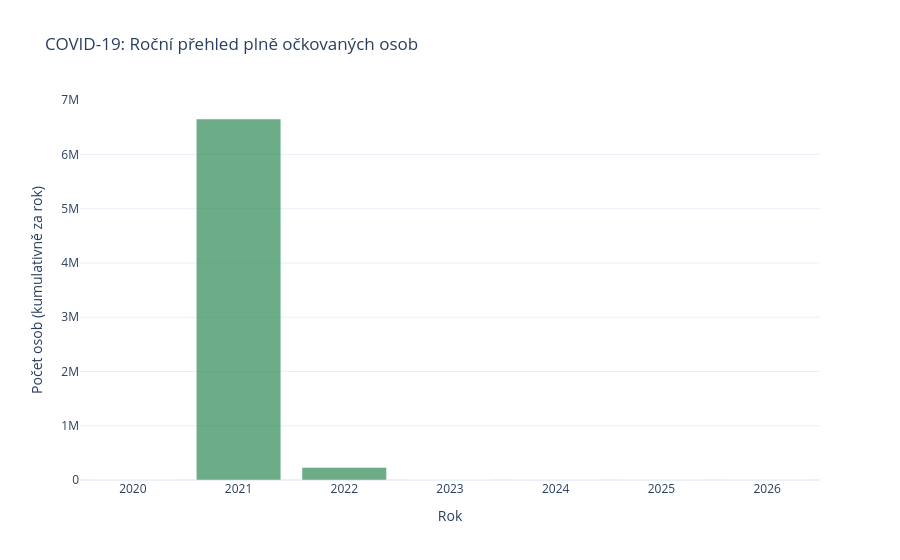
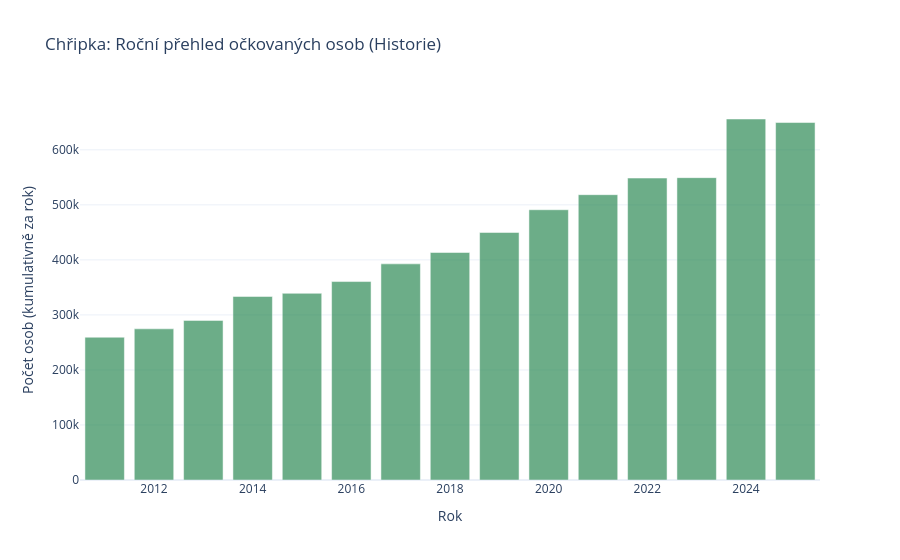

Source (notebook cell) for these figures, in order:
### Code cell
import pandas as pd
import plotly.graph_objects as go

# COVID-19: Výpočet plně chráněných osob
df_covid_ockov_lidi = df_covid_ockov_kraje.copy()
df_covid_ockov_lidi['datum_dt'] = pd.to_datetime(df_covid_ockov_lidi['datum'], dayfirst=True)

# Funkce pro identifikaci dokončeného očkování
def get_protected_persons(row):
    if 'Janssen' in str(row['vakcina']):
        return row['prvnich_davek']
    else:
        return row['druhych_davek']

df_covid_ockov_lidi['chranene_osoby'] = df_covid_ockov_lidi.apply(get_protected_persons, axis=1)

# Agregace na roky
df_covid_vax_rocni = df_covid_ockov_lidi.assign(rok=df_covid_ockov_lidi['datum_dt'].dt.year).groupby('rok').agg({
    'chranene_osoby': 'sum'
}).reset_index()

# Chřipka: Agregace na roky ze sezón
df_chripka_vax_rocni = df_chripka_ockov_vsichni_kraje.copy()
df_chripka_vax_rocni['rok'] = df_chripka_vax_rocni['sezona'].str.split('-').str[1].astype(int)
df_chripka_vax_rocni = df_chripka_vax_rocni.groupby('rok').agg({
    'pocet_vakcinovanych': 'sum',
    'proockovanost_procenta': 'mean'
}).reset_index()

# --- 2. DEFINICE JEDNOTNÉHO STYLU (PRO OČKOVÁNÍ) ---
# Použijeme zelenou barvu pro vakcinaci a černou pro procenta (pokud jsou)
colors_vax = {'objem': 'seagreen', 'procento': 'black'}

def create_vaccination_chart(df, title, count_col, perc_col=None):
    fig = go.Figure()
    
    # Sloupec pro počet očkovaných osob (levá osa Y)
    fig.add_trace(go.Bar(
        x=df['rok'],
        y=df[count_col],
        name='Očkované osoby',
        marker_color=colors_vax['objem'],
        opacity=0.7,
        yaxis='y1'
    ))

    fig.update_layout(
        title=title,
        xaxis_title='Rok',
        yaxis=dict(title='Počet osob (kumulativně za rok)', side='left'),
        yaxis2=dict(title='Proočkovanost (%)', overlaying='y', side='right', range=[0, 100], showgrid=False),
        template='plotly_white',
        legend=dict(orientation="h", yanchor="bottom", y=1.02, xanchor="right", x=1),
        hovermode="x unified"
    )
    return fig

# --- 3. VYKRESLENÍ GRAFŮ ---

# Graf pro COVID-19 (Dokončené očkování)
fig_vax_covid = create_vaccination_chart(df_covid_vax_rocni, 'COVID-19: Roční přehled plně očkovaných osob', 'chranene_osoby')
fig_vax_covid.show()

# Graf pro Chřipku (Historie očkování)
fig_vax_chripka = create_vaccination_chart(df_chripka_vax_rocni, 'Chřipka: Roční přehled očkovaných osob (Historie)', 'pocet_vakcinovanych', 'proockovanost_procenta')
fig_vax_chripka.show()

### Figure 1 — Plotly figure (JSON) as saved in the notebook; plotly's stock layout.template omitted (floating-point values rounded to 4 significant figures)
{"data": [{"marker": {"color": "seagreen"}, "name": "Očkované osoby", "opacity": 0.7, "type": "bar", "x": [2020, 2021, 2022, 2023, 2024, 2025, 2026], "y": [1, 6653587, 232281, 2140, 144, 69, 0], "yaxis": "y"}], "layout": {"hovermode": "x unified", "legend": {"orientation": "h", "x": 1, "xanchor": "right", "y": 1.02, "yanchor": "bottom"}, "title": {"text": "COVID-19: Roční přehled plně očkovaných osob"}, "xaxis": {"title": {"text": "Rok"}}, "yaxis": {"side": "left", "title": {"text": "Počet osob (kumulativně za rok)"}}, "yaxis2": {"overlaying": "y", "range": [0, 100], "showgrid": false, "side": "right", "title": {"text": "Proočkovanost (%)"}}}}

### Figure 2 — Plotly figure (JSON) as saved in the notebook; plotly's stock layout.template omitted (floating-point values rounded to 4 significant figures)
{"data": [{"marker": {"color": "seagreen"}, "name": "Očkované osoby", "opacity": 0.7, "type": "bar", "x": [2011, 2012, 2013, 2014, 2015, 2016, 2017, 2018, 2019, 2020, 2021, 2022, 2023, 2024, 2025], "y": [259447, 274712, 290058, 333554, 339236, 360602, 392746, 413420, 449796, 491103, 518471, 548690, 549417, 656000, 649578], "yaxis": "y"}], "layout": {"hovermode": "x unified", "legend": {"orientation": "h", "x": 1, "xanchor": "right", "y": 1.02, "yanchor": "bottom"}, "title": {"text": "Chřipka: Roční přehled očkovaných osob (Historie)"}, "xaxis": {"title": {"text": "Rok"}}, "yaxis": {"side": "left", "title": {"text": "Počet osob (kumulativně za rok)"}}, "yaxis2": {"overlaying": "y", "range": [0, 100], "showgrid": false, "side": "right", "title": {"text": "Proočkovanost (%)"}}}}
